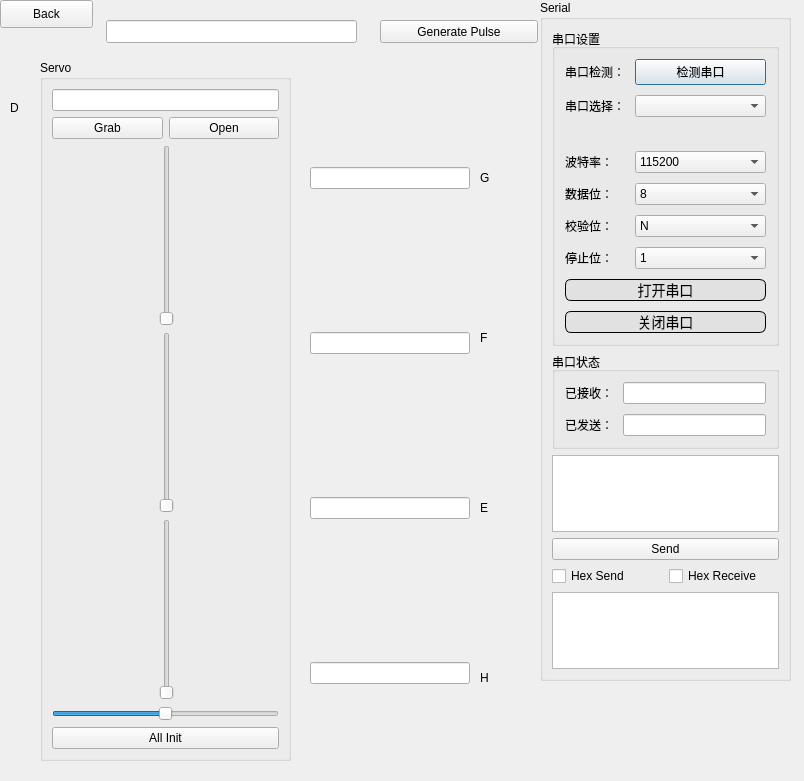
<?xml version="1.0" encoding="UTF-8"?>
<ui version="4.0">
 <class>Gimbal</class>
 <widget class="QWidget" name="Gimbal">
  <property name="geometry">
   <rect>
    <x>0</x>
    <y>0</y>
    <width>804</width>
    <height>781</height>
   </rect>
  </property>
  <property name="windowTitle">
   <string>Form</string>
  </property>
  <widget class="QPushButton" name="bt_back">
   <property name="geometry">
    <rect>
     <x>0</x>
     <y>0</y>
     <width>93</width>
     <height>28</height>
    </rect>
   </property>
   <property name="styleSheet">
    <string notr="true">font: 9pt &quot;Lucida Console&quot;;</string>
   </property>
   <property name="text">
    <string>Back</string>
   </property>
  </widget>
  <widget class="QGroupBox" name="groupBox">
   <property name="geometry">
    <rect>
     <x>540</x>
     <y>0</y>
     <width>251</width>
     <height>681</height>
    </rect>
   </property>
   <property name="styleSheet">
    <string notr="true">font: 75 10pt &quot;Microsoft YaHei UI&quot;;</string>
   </property>
   <property name="title">
    <string>Serial</string>
   </property>
   <layout class="QGridLayout" name="gridLayout">
    <item row="3" column="0">
     <layout class="QHBoxLayout" name="horizontalLayout">
      <item>
       <widget class="QCheckBox" name="checkBox_hex_send">
        <property name="text">
         <string>Hex Send</string>
        </property>
       </widget>
      </item>
      <item>
       <widget class="QCheckBox" name="checkBox_hex_receive">
        <property name="text">
         <string>Hex Receive</string>
        </property>
       </widget>
      </item>
     </layout>
    </item>
    <item row="2" column="0">
     <widget class="QPushButton" name="bt_send_to_com">
      <property name="text">
       <string>Send</string>
      </property>
     </widget>
    </item>
    <item row="0" column="0">
     <layout class="QVBoxLayout" name="verticalLayout_Serial">
      <item>
       <widget class="QGroupBox" name="formGroupBox">
        <property name="styleSheet">
         <string notr="true">font: 75 10pt &quot;Microsoft YaHei UI&quot;;</string>
        </property>
        <property name="title">
         <string>串口设置</string>
        </property>
        <layout class="QFormLayout" name="formLayout">
         <property name="horizontalSpacing">
          <number>10</number>
         </property>
         <property name="verticalSpacing">
          <number>10</number>
         </property>
         <property name="leftMargin">
          <number>10</number>
         </property>
         <property name="topMargin">
          <number>10</number>
         </property>
         <property name="rightMargin">
          <number>10</number>
         </property>
         <property name="bottomMargin">
          <number>10</number>
         </property>
         <item row="0" column="0">
          <widget class="QLabel" name="label_com_check">
           <property name="styleSheet">
            <string notr="true">font: 75 10pt &quot;Microsoft YaHei UI&quot;;</string>
           </property>
           <property name="text">
            <string>串口检测：</string>
           </property>
          </widget>
         </item>
         <item row="0" column="1">
          <widget class="QPushButton" name="bt_com_detect">
           <property name="styleSheet">
            <string notr="true">font: 75 10pt &quot;Microsoft YaHei UI&quot;;</string>
           </property>
           <property name="text">
            <string>检测串口</string>
           </property>
           <property name="autoRepeatInterval">
            <number>100</number>
           </property>
           <property name="default">
            <bool>true</bool>
           </property>
          </widget>
         </item>
         <item row="1" column="0">
          <widget class="QLabel" name="label_com_select">
           <property name="styleSheet">
            <string notr="true">font: 75 10pt &quot;Microsoft YaHei UI&quot;;</string>
           </property>
           <property name="text">
            <string>串口选择：</string>
           </property>
          </widget>
         </item>
         <item row="1" column="1">
          <widget class="QComboBox" name="comBox_com_select"/>
         </item>
         <item row="2" column="0" colspan="2">
          <widget class="QLabel" name="state_label">
           <property name="text">
            <string/>
           </property>
           <property name="textFormat">
            <enum>Qt::AutoText</enum>
           </property>
           <property name="scaledContents">
            <bool>true</bool>
           </property>
           <property name="alignment">
            <set>Qt::AlignRight|Qt::AlignTrailing|Qt::AlignVCenter</set>
           </property>
          </widget>
         </item>
         <item row="3" column="0">
          <widget class="QLabel" name="label_boud_rate">
           <property name="styleSheet">
            <string notr="true">font: 75 10pt &quot;Microsoft YaHei UI&quot;;</string>
           </property>
           <property name="text">
            <string>波特率：</string>
           </property>
          </widget>
         </item>
         <item row="3" column="1">
          <widget class="QComboBox" name="comBox_boud_rate">
           <item>
            <property name="text">
             <string>115200</string>
            </property>
           </item>
           <item>
            <property name="text">
             <string>2400</string>
            </property>
           </item>
           <item>
            <property name="text">
             <string>4800</string>
            </property>
           </item>
           <item>
            <property name="text">
             <string>9600</string>
            </property>
           </item>
           <item>
            <property name="text">
             <string>14400</string>
            </property>
           </item>
           <item>
            <property name="text">
             <string>19200</string>
            </property>
           </item>
           <item>
            <property name="text">
             <string>38400</string>
            </property>
           </item>
           <item>
            <property name="text">
             <string>57600</string>
            </property>
           </item>
           <item>
            <property name="text">
             <string>76800</string>
            </property>
           </item>
           <item>
            <property name="text">
             <string>12800</string>
            </property>
           </item>
           <item>
            <property name="text">
             <string>230400</string>
            </property>
           </item>
           <item>
            <property name="text">
             <string>460800</string>
            </property>
           </item>
          </widget>
         </item>
         <item row="4" column="0">
          <widget class="QLabel" name="label_data_bit">
           <property name="styleSheet">
            <string notr="true">font: 75 10pt &quot;Microsoft YaHei UI&quot;;</string>
           </property>
           <property name="text">
            <string>数据位：</string>
           </property>
          </widget>
         </item>
         <item row="4" column="1">
          <widget class="QComboBox" name="comBox_data_bit">
           <item>
            <property name="text">
             <string>8</string>
            </property>
           </item>
           <item>
            <property name="text">
             <string>7</string>
            </property>
           </item>
           <item>
            <property name="text">
             <string>6</string>
            </property>
           </item>
           <item>
            <property name="text">
             <string>5</string>
            </property>
           </item>
          </widget>
         </item>
         <item row="5" column="0">
          <widget class="QLabel" name="label_crc_check">
           <property name="styleSheet">
            <string notr="true">font: 75 10pt &quot;Microsoft YaHei UI&quot;;</string>
           </property>
           <property name="text">
            <string>校验位：</string>
           </property>
          </widget>
         </item>
         <item row="5" column="1">
          <widget class="QComboBox" name="comBox_crc_check">
           <item>
            <property name="text">
             <string>N</string>
            </property>
           </item>
          </widget>
         </item>
         <item row="6" column="0">
          <widget class="QLabel" name="label_stop_bit">
           <property name="styleSheet">
            <string notr="true">font: 75 10pt &quot;Microsoft YaHei UI&quot;;</string>
           </property>
           <property name="text">
            <string>停止位：</string>
           </property>
          </widget>
         </item>
         <item row="6" column="1">
          <widget class="QComboBox" name="com_box_stop_bit">
           <item>
            <property name="text">
             <string>1</string>
            </property>
           </item>
          </widget>
         </item>
         <item row="7" column="0" colspan="2">
          <widget class="QPushButton" name="bt_open_com">
           <property name="styleSheet">
            <string notr="true">QPushButton{
    border:1px solid black;
    height:20px;
    border-radius:6px;
    font-family:'Microsoft YaHei';
    font-size:14px;
	color:black;
    background-color:#e1e1e1
    }

 QPushButton:hover{
     background-color:#eef0f6;
 }
 
 QPushButton:pressed{
     background-color:#ffffff;
     }
</string>
           </property>
           <property name="text">
            <string>打开串口</string>
           </property>
          </widget>
         </item>
         <item row="8" column="0" colspan="2">
          <widget class="QPushButton" name="bt_close_com">
           <property name="styleSheet">
            <string notr="true">QPushButton{
    border:1px solid black;
    height:20px;
    border-radius:6px;
    font-family:'Microsoft YaHei';
    font-size:14px;
	color:black;
    background-color:#e1e1e1
    }

 QPushButton:hover{
     background-color:#eef0f6;
 }
 
 QPushButton:pressed{
     background-color:#ffffff;
     }
</string>
           </property>
           <property name="text">
            <string>关闭串口</string>
           </property>
          </widget>
         </item>
        </layout>
       </widget>
      </item>
      <item>
       <widget class="QGroupBox" name="formGroupBox_Serial">
        <property name="styleSheet">
         <string notr="true">font: 75 10pt &quot;Microsoft YaHei UI&quot;;</string>
        </property>
        <property name="title">
         <string>串口状态</string>
        </property>
        <layout class="QFormLayout" name="formLayout_2">
         <property name="horizontalSpacing">
          <number>10</number>
         </property>
         <property name="verticalSpacing">
          <number>10</number>
         </property>
         <property name="leftMargin">
          <number>10</number>
         </property>
         <property name="topMargin">
          <number>10</number>
         </property>
         <property name="rightMargin">
          <number>10</number>
         </property>
         <property name="bottomMargin">
          <number>10</number>
         </property>
         <item row="0" column="0">
          <widget class="QLabel" name="label_have_received">
           <property name="styleSheet">
            <string notr="true">font: 75 10pt &quot;Microsoft YaHei UI&quot;;</string>
           </property>
           <property name="text">
            <string>已接收：</string>
           </property>
          </widget>
         </item>
         <item row="0" column="1">
          <widget class="QLineEdit" name="lineEdit_have_received"/>
         </item>
         <item row="1" column="0">
          <widget class="QLabel" name="label_have_tx">
           <property name="styleSheet">
            <string notr="true">font: 75 10pt &quot;Microsoft YaHei UI&quot;;</string>
           </property>
           <property name="text">
            <string>已发送：</string>
           </property>
          </widget>
         </item>
         <item row="1" column="1">
          <widget class="QLineEdit" name="lineEdit_have_tx"/>
         </item>
        </layout>
       </widget>
      </item>
     </layout>
    </item>
    <item row="1" column="0">
     <widget class="QTextEdit" name="textEdit_send_region"/>
    </item>
    <item row="4" column="0">
     <widget class="QTextBrowser" name="textBrowser_receive_region"/>
    </item>
   </layout>
  </widget>
  <widget class="QGroupBox" name="groupBox_2">
   <property name="geometry">
    <rect>
     <x>40</x>
     <y>60</y>
     <width>251</width>
     <height>701</height>
    </rect>
   </property>
   <property name="styleSheet">
    <string notr="true">font: 11pt &quot;Lucida Console&quot;;</string>
   </property>
   <property name="title">
    <string>Servo</string>
   </property>
   <layout class="QVBoxLayout" name="verticalLayout_3">
    <item>
     <layout class="QHBoxLayout" name="horizontalLayout_3">
      <item>
       <widget class="QLineEdit" name="lineEdit_open_grab_pulse">
        <property name="styleSheet">
         <string notr="true">font: 10pt &quot;Lucida Console&quot;;</string>
        </property>
        <property name="alignment">
         <set>Qt::AlignCenter</set>
        </property>
       </widget>
      </item>
     </layout>
    </item>
    <item>
     <layout class="QHBoxLayout" name="horizontalLayout_2">
      <item>
       <widget class="QPushButton" name="bt_grab">
        <property name="styleSheet">
         <string notr="true">font: 11pt &quot;Lucida Console&quot;;</string>
        </property>
        <property name="text">
         <string>Grab</string>
        </property>
       </widget>
      </item>
      <item>
       <widget class="QPushButton" name="bt_open">
        <property name="styleSheet">
         <string notr="true">font: 11pt &quot;Lucida Console&quot;;</string>
        </property>
        <property name="text">
         <string>Open</string>
        </property>
       </widget>
      </item>
     </layout>
    </item>
    <item>
     <layout class="QVBoxLayout" name="verticalLayout">
      <property name="leftMargin">
       <number>107</number>
      </property>
      <item>
       <widget class="QSlider" name="slider_pitch_up">
        <property name="minimum">
         <number>1750</number>
        </property>
        <property name="maximum">
         <number>1950</number>
        </property>
        <property name="pageStep">
         <number>2</number>
        </property>
        <property name="orientation">
         <enum>Qt::Vertical</enum>
        </property>
       </widget>
      </item>
      <item>
       <widget class="QSlider" name="slider_pitch_middle">
        <property name="minimum">
         <number>1750</number>
        </property>
        <property name="maximum">
         <number>1950</number>
        </property>
        <property name="pageStep">
         <number>2</number>
        </property>
        <property name="orientation">
         <enum>Qt::Vertical</enum>
        </property>
       </widget>
      </item>
      <item>
       <widget class="QSlider" name="slider_pitch_bottom">
        <property name="minimum">
         <number>1750</number>
        </property>
        <property name="maximum">
         <number>1950</number>
        </property>
        <property name="pageStep">
         <number>2</number>
        </property>
        <property name="orientation">
         <enum>Qt::Vertical</enum>
        </property>
       </widget>
      </item>
     </layout>
    </item>
    <item>
     <widget class="QSlider" name="slider_yaw">
      <property name="minimum">
       <number>1750</number>
      </property>
      <property name="maximum">
       <number>1950</number>
      </property>
      <property name="singleStep">
       <number>1</number>
      </property>
      <property name="pageStep">
       <number>2</number>
      </property>
      <property name="sliderPosition">
       <number>1850</number>
      </property>
      <property name="orientation">
       <enum>Qt::Horizontal</enum>
      </property>
      <property name="invertedAppearance">
       <bool>false</bool>
      </property>
      <property name="invertedControls">
       <bool>false</bool>
      </property>
     </widget>
    </item>
    <item>
     <widget class="QPushButton" name="bt_all_init">
      <property name="text">
       <string>All Init</string>
      </property>
     </widget>
    </item>
   </layout>
  </widget>
  <widget class="QWidget" name="verticalLayoutWidget_2">
   <property name="geometry">
    <rect>
     <x>310</x>
     <y>30</y>
     <width>160</width>
     <height>791</height>
    </rect>
   </property>
   <layout class="QVBoxLayout" name="verticalLayout_4">
    <item>
     <widget class="QLineEdit" name="lineEdit_pitch_up_value">
      <property name="styleSheet">
       <string notr="true">font: 12pt &quot;Lucida Console&quot;;</string>
      </property>
      <property name="alignment">
       <set>Qt::AlignCenter</set>
      </property>
     </widget>
    </item>
    <item>
     <widget class="QLineEdit" name="lineEdit_pitch_mid_value">
      <property name="styleSheet">
       <string notr="true">font: 12pt &quot;Lucida Console&quot;;</string>
      </property>
      <property name="alignment">
       <set>Qt::AlignCenter</set>
      </property>
     </widget>
    </item>
    <item>
     <widget class="QLineEdit" name="lineEdit_pitch_bottom_value">
      <property name="styleSheet">
       <string notr="true">font: 12pt &quot;Lucida Console&quot;;</string>
      </property>
      <property name="alignment">
       <set>Qt::AlignCenter</set>
      </property>
     </widget>
    </item>
    <item>
     <widget class="QLineEdit" name="lineEdit_yaw_value">
      <property name="styleSheet">
       <string notr="true">font: 12pt &quot;Lucida Console&quot;;</string>
      </property>
      <property name="alignment">
       <set>Qt::AlignCenter</set>
      </property>
     </widget>
    </item>
   </layout>
  </widget>
  <widget class="QLabel" name="label">
   <property name="geometry">
    <rect>
     <x>480</x>
     <y>170</y>
     <width>72</width>
     <height>15</height>
    </rect>
   </property>
   <property name="styleSheet">
    <string notr="true">font: 11pt &quot;Lucida Console&quot;;</string>
   </property>
   <property name="text">
    <string>G</string>
   </property>
  </widget>
  <widget class="QLabel" name="label_2">
   <property name="geometry">
    <rect>
     <x>480</x>
     <y>670</y>
     <width>72</width>
     <height>15</height>
    </rect>
   </property>
   <property name="styleSheet">
    <string notr="true">font: 11pt &quot;Lucida Console&quot;;</string>
   </property>
   <property name="text">
    <string>H</string>
   </property>
  </widget>
  <widget class="QLabel" name="label_3">
   <property name="geometry">
    <rect>
     <x>480</x>
     <y>330</y>
     <width>72</width>
     <height>15</height>
    </rect>
   </property>
   <property name="styleSheet">
    <string notr="true">font: 11pt &quot;Lucida Console&quot;;</string>
   </property>
   <property name="text">
    <string>F</string>
   </property>
  </widget>
  <widget class="QLabel" name="label_4">
   <property name="geometry">
    <rect>
     <x>480</x>
     <y>500</y>
     <width>72</width>
     <height>15</height>
    </rect>
   </property>
   <property name="styleSheet">
    <string notr="true">font: 11pt &quot;Lucida Console&quot;;</string>
   </property>
   <property name="text">
    <string>E</string>
   </property>
  </widget>
  <widget class="QLabel" name="label_5">
   <property name="geometry">
    <rect>
     <x>10</x>
     <y>100</y>
     <width>21</width>
     <height>16</height>
    </rect>
   </property>
   <property name="styleSheet">
    <string notr="true">font: 11pt &quot;Lucida Console&quot;;</string>
   </property>
   <property name="text">
    <string>D</string>
   </property>
  </widget>
  <widget class="QLineEdit" name="lineEdit_pulse">
   <property name="geometry">
    <rect>
     <x>106</x>
     <y>20</y>
     <width>251</width>
     <height>23</height>
    </rect>
   </property>
   <property name="styleSheet">
    <string notr="true">font: 10pt &quot;Lucida Console&quot;;</string>
   </property>
   <property name="alignment">
    <set>Qt::AlignCenter</set>
   </property>
  </widget>
  <widget class="QPushButton" name="bt_generate_pulse">
   <property name="geometry">
    <rect>
     <x>380</x>
     <y>20</y>
     <width>158</width>
     <height>23</height>
    </rect>
   </property>
   <property name="styleSheet">
    <string notr="true">font: 10pt &quot;Lucida Console&quot;;</string>
   </property>
   <property name="text">
    <string>Generate Pulse</string>
   </property>
  </widget>
 </widget>
 <resources/>
 <connections>
  <connection>
   <sender>bt_back</sender>
   <signal>clicked()</signal>
   <receiver>Gimbal</receiver>
   <slot>close()</slot>
   <hints>
    <hint type="sourcelabel">
     <x>46</x>
     <y>13</y>
    </hint>
    <hint type="destinationlabel">
     <x>244</x>
     <y>382</y>
    </hint>
   </hints>
  </connection>
 </connections>
</ui>
